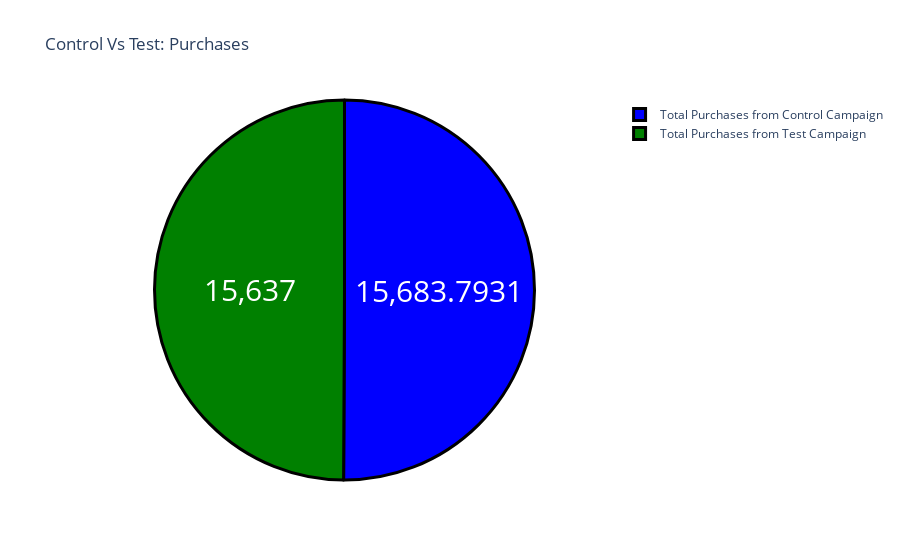

Notebook source saved alongside this figure:
### Code cell
label = ["Total Purchases from Control Campaign", 
         "Total Purchases from Test Campaign"]
counts = [sum(control_data["Purchases"]), 
          sum(test_data["Purchases"])]
colors = ['blue','green']
fig = go.Figure(data=[go.Pie(labels=label, values=counts)])
fig.update_layout(title_text='Control Vs Test: Purchases')
fig.update_traces(hoverinfo='label+percent', textinfo='value', 
                  textfont_size=30,
                  marker=dict(colors=colors, 
                              line=dict(color='black', width=3)))
fig.show()

### Figure 1 — Plotly figure (JSON) as saved in the notebook; plotly's stock layout.template omitted (floating-point values rounded to 4 significant figures)
{"data": [{"hoverinfo": "label+percent", "labels": ["Total Purchases from Control Campaign", "Total Purchases from Test Campaign"], "marker": {"colors": ["blue", "green"], "line": {"color": "black", "width": 3}}, "textfont": {"size": 30}, "textinfo": "value", "type": "pie", "values": [15680.0, 15637]}], "layout": {"title": {"text": "Control Vs Test: Purchases"}}}
